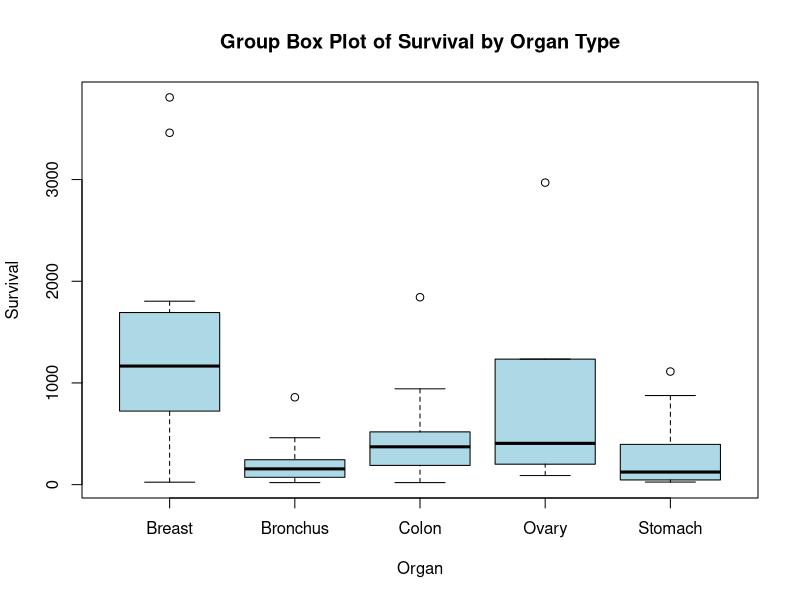

Here is the R script that generated this plot:
## ---- chunk 1
knitr::opts_chunk$set(echo = FALSE)
## ---- chunk 2

# 1-c
s <- 6.88
n <- 24
n_i <- c(8, 10, 6)

ssto <- s ** 2 * (n - 1)

y_bar_i_dot <- c(38, 32, 24)
y_bar_dot_dot <- 32

ssa <- sum(n_i * (y_bar_i_dot - y_bar_dot_dot) ** 2)
sse <- ssto - ssa

ssto
ssa
sse
## ---- chunk 3

# 1-d
a <- 3

df_ssto <- n - 1
df_ssa <- a - 1
df_sse <- n - a

df_ssto
df_ssa
df_sse
## ---- chunk 4

# 1-e
msto <- ssto / df_ssto
msa <- ssa / df_ssa
mse <- sse / df_sse

msto
msa
mse
## ---- chunk 5

# 2-d
msa / mse
## ---- chunk 6

# 3-c
means <- c(27.75, 21.42, 21.50)
overall_mean <- 23.56
variance <- 3.38 ** 2
n <- c(12, 12, 12)

n_t <- sum(n)
ssto <- variance * (n_t - 1)
ssa <- sum(n * (means - overall_mean) ** 2)
sse <- ssto - ssa

ssto
ssa
sse
## ---- chunk 7

# 3-d
a <- 3

df_ssto <- n_t - 1
df_ssa <- a - 1
df_sse <- n_t - a

df_ssto
df_ssa
df_sse
## ---- chunk 8

# 3-e
msto <- ssto / df_ssto
msa <- ssa / df_ssa
mse <- sse / df_sse

msto
msa
mse
## ---- chunk 9

# 4-c
msa / mse
## ---- chunk 10

# I-a
data <- read.csv("Cancer.csv")

boxplot(Survival ~ Organ, data = data, 
        main = "Group Box Plot of Survival by Organ Type",
        xlab = "Organ",
        ylab = "Survival",
        col = "lightblue",
        border = "black")
## ---- chunk 11

# I-b
avg_by_organ <- tapply(data$Survival, data$Organ, mean)
avg_by_organ
## ---- chunk 12

# II-a
n_t <- nrow(data)
overall_mean <- mean(data$Survival)

ssto <- sum((data$Survival - overall_mean) ** 2)

mean_per_group <- aggregate(Survival ~ Organ, data = data, FUN = mean)
count_per_group <- aggregate(Survival ~ Organ, data = data, FUN = length)

mean_per_group
count_per_group
